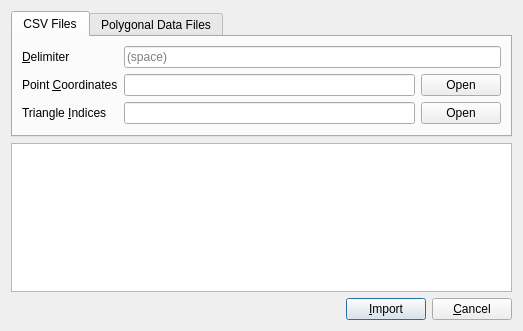
<?xml version="1.0" encoding="UTF-8"?>
<ui version="4.0">
 <class>DataImporterWidget</class>
 <widget class="QDialog" name="DataImporterWidget">
  <property name="geometry">
   <rect>
    <x>0</x>
    <y>0</y>
    <width>523</width>
    <height>331</height>
   </rect>
  </property>
  <property name="windowTitle">
   <string>Data Importer</string>
  </property>
  <layout class="QGridLayout" name="gridLayout">
   <item row="0" column="0">
    <widget class="QTabWidget" name="tabWidget">
     <property name="sizePolicy">
      <sizepolicy hsizetype="Expanding" vsizetype="Preferred">
       <horstretch>0</horstretch>
       <verstretch>0</verstretch>
      </sizepolicy>
     </property>
     <property name="currentIndex">
      <number>0</number>
     </property>
     <widget class="QWidget" name="tabCsvFiles">
      <attribute name="title">
       <string>CSV Files</string>
      </attribute>
      <layout class="QFormLayout" name="formLayout_2">
       <item row="0" column="0">
        <widget class="QLabel" name="label_4">
         <property name="text">
          <string>&amp;Delimiter</string>
         </property>
         <property name="buddy">
          <cstring>delimiterEdit</cstring>
         </property>
        </widget>
       </item>
       <item row="0" column="1">
        <widget class="QLineEdit" name="delimiterEdit">
         <property name="inputMask">
          <string>X</string>
         </property>
         <property name="text">
          <string/>
         </property>
         <property name="placeholderText">
          <string>(space)</string>
         </property>
         <property name="clearButtonEnabled">
          <bool>true</bool>
         </property>
        </widget>
       </item>
       <item row="1" column="0">
        <widget class="QLabel" name="label">
         <property name="text">
          <string>Point &amp;Coordinates</string>
         </property>
         <property name="buddy">
          <cstring>coordsFileEdit</cstring>
         </property>
        </widget>
       </item>
       <item row="1" column="1">
        <widget class="QWidget" name="widget_3" native="true">
         <layout class="QGridLayout" name="gridLayout_3">
          <property name="leftMargin">
           <number>0</number>
          </property>
          <property name="topMargin">
           <number>0</number>
          </property>
          <property name="rightMargin">
           <number>0</number>
          </property>
          <property name="bottomMargin">
           <number>0</number>
          </property>
          <item row="1" column="0">
           <widget class="QLineEdit" name="coordsFileEdit">
            <property name="readOnly">
             <bool>true</bool>
            </property>
           </widget>
          </item>
          <item row="1" column="1">
           <widget class="QPushButton" name="coordsFileOpen">
            <property name="text">
             <string>Open</string>
            </property>
           </widget>
          </item>
         </layout>
        </widget>
       </item>
       <item row="2" column="0">
        <widget class="QLabel" name="label_2">
         <property name="text">
          <string>Triangle &amp;Indices</string>
         </property>
         <property name="buddy">
          <cstring>indicesFileEdit</cstring>
         </property>
        </widget>
       </item>
       <item row="2" column="1">
        <widget class="QWidget" name="widget_4" native="true">
         <layout class="QGridLayout" name="gridLayout_5">
          <property name="leftMargin">
           <number>0</number>
          </property>
          <property name="topMargin">
           <number>0</number>
          </property>
          <property name="rightMargin">
           <number>0</number>
          </property>
          <property name="bottomMargin">
           <number>0</number>
          </property>
          <item row="0" column="0">
           <widget class="QLineEdit" name="indicesFileEdit">
            <property name="readOnly">
             <bool>true</bool>
            </property>
           </widget>
          </item>
          <item row="0" column="1">
           <widget class="QPushButton" name="indicesFileOpen">
            <property name="text">
             <string>Open</string>
            </property>
           </widget>
          </item>
         </layout>
        </widget>
       </item>
      </layout>
     </widget>
     <widget class="QWidget" name="tabPolyDataFiles">
      <attribute name="title">
       <string>Polygonal Data Files</string>
      </attribute>
      <layout class="QFormLayout" name="formLayout">
       <item row="0" column="0">
        <widget class="QLabel" name="label_3">
         <property name="text">
          <string>&amp;File Name</string>
         </property>
         <property name="buddy">
          <cstring>polyDataFileEdit</cstring>
         </property>
        </widget>
       </item>
       <item row="0" column="1">
        <widget class="QWidget" name="widget_2" native="true">
         <layout class="QGridLayout" name="gridLayout_4">
          <property name="leftMargin">
           <number>0</number>
          </property>
          <property name="topMargin">
           <number>0</number>
          </property>
          <property name="rightMargin">
           <number>0</number>
          </property>
          <property name="bottomMargin">
           <number>0</number>
          </property>
          <item row="0" column="0">
           <widget class="QLineEdit" name="polyDataFileEdit">
            <property name="readOnly">
             <bool>true</bool>
            </property>
           </widget>
          </item>
          <item row="0" column="1">
           <widget class="QPushButton" name="polyDataFileOpen">
            <property name="text">
             <string>Open</string>
            </property>
           </widget>
          </item>
         </layout>
        </widget>
       </item>
      </layout>
     </widget>
    </widget>
   </item>
   <item row="1" column="0">
    <widget class="QTableWidget" name="summaryTable">
     <property name="editTriggers">
      <set>QAbstractItemView::NoEditTriggers</set>
     </property>
     <property name="alternatingRowColors">
      <bool>true</bool>
     </property>
     <property name="columnCount">
      <number>2</number>
     </property>
     <attribute name="horizontalHeaderVisible">
      <bool>false</bool>
     </attribute>
     <attribute name="horizontalHeaderStretchLastSection">
      <bool>true</bool>
     </attribute>
     <attribute name="verticalHeaderVisible">
      <bool>false</bool>
     </attribute>
     <column/>
     <column/>
    </widget>
   </item>
   <item row="2" column="0">
    <widget class="QWidget" name="widget" native="true">
     <layout class="QHBoxLayout" name="horizontalLayout">
      <property name="leftMargin">
       <number>0</number>
      </property>
      <property name="topMargin">
       <number>0</number>
      </property>
      <property name="rightMargin">
       <number>0</number>
      </property>
      <property name="bottomMargin">
       <number>0</number>
      </property>
      <item>
       <spacer name="horizontalSpacer">
        <property name="orientation">
         <enum>Qt::Horizontal</enum>
        </property>
        <property name="sizeHint" stdset="0">
         <size>
          <width>40</width>
          <height>20</height>
         </size>
        </property>
       </spacer>
      </item>
      <item>
       <widget class="QPushButton" name="importButton">
        <property name="text">
         <string>&amp;Import</string>
        </property>
        <property name="default">
         <bool>true</bool>
        </property>
       </widget>
      </item>
      <item>
       <widget class="QPushButton" name="cancelButton">
        <property name="text">
         <string>&amp;Cancel</string>
        </property>
       </widget>
      </item>
     </layout>
    </widget>
   </item>
  </layout>
 </widget>
 <resources/>
 <connections/>
</ui>
